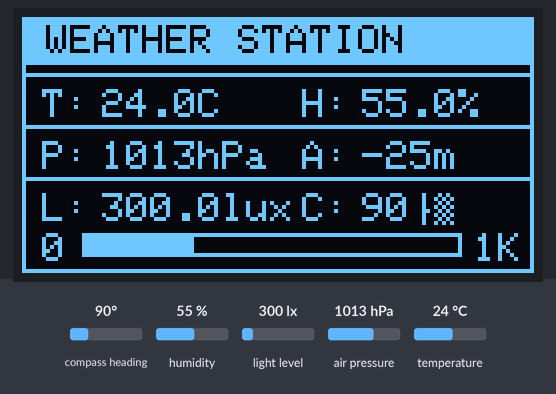
The program below on a simulated ESP32-S3. Parts: 128×64 one-colour display. The inputs (shaded band) are chosen by the test bench; at power-on: compass heading 90°, humidity 55 %, light level 300 lx, air pressure 1013 hPa, temperature 24 °C. WiFi joins after 1.5 s; servers stay silent unless stated; no MQTT or app messages arrive unless stated; what the program prints to the serial monitor is not drawn.

Above: at 1.2 s.
1.3 s: compass heading set to 7°
At 2.6 s:
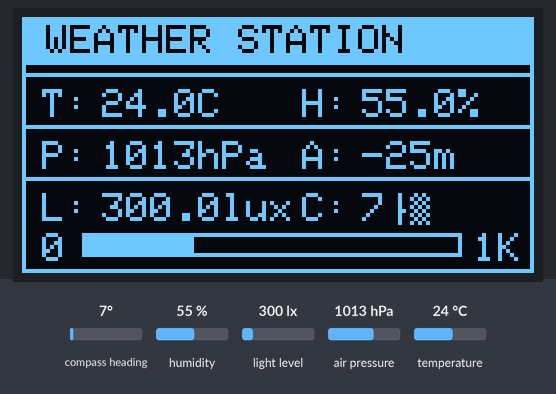
3.0 s: humidity set to 22 %
At 4.1 s:
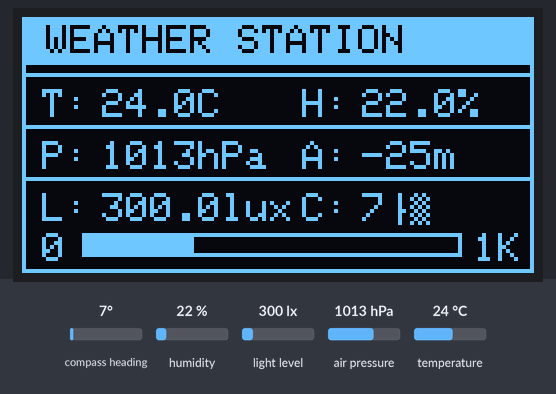
4.5 s: light level set to 40 lx
At 5.4 s:
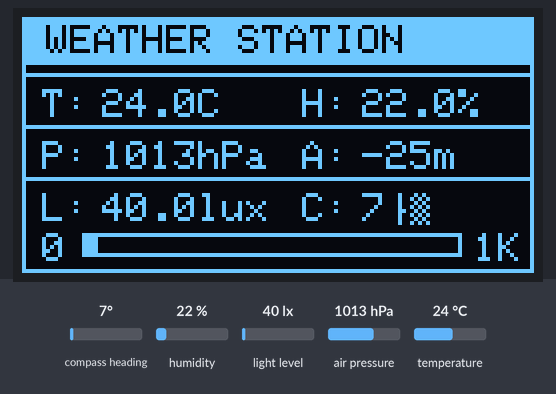
6.0 s: air pressure set to 952 hPa
At 6.7 s:
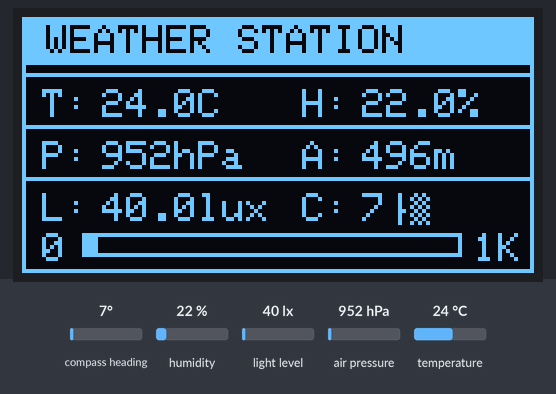
7.5 s: temperature set to 12 °C
At 8.0 s:
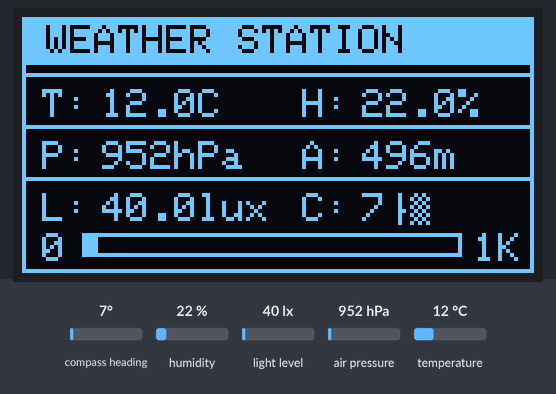
Timing chart, 0 to 10.0 s (numbered marks = the images above; inputs shaded):
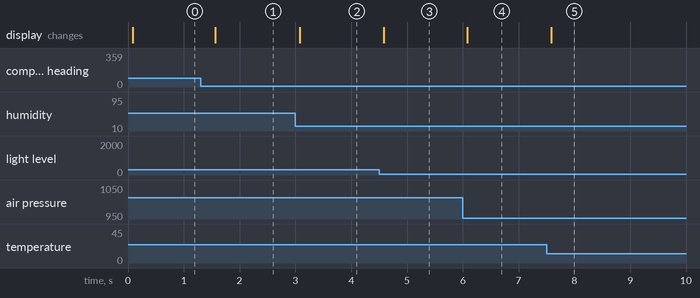

Measured:
- after the input at 1.3 s, the display: changes after 0.26 s (image 1)
- after the input at 3.0 s, the display: changes after 0.08 s (image 2)
- after the input at 4.5 s, the display: changes after 0.08 s (image 3)
- after the input at 6.0 s, the display: changes after 0.08 s (image 4)
- after the input at 7.5 s, the display: changes after 0.09 s (image 5)

The program:

main.cpp
```cpp
/**
 * Weather Station for ESP32-S3 with MQTT
 *
 * Hardware components:
 * - ESP32-S3 board
 * - BME280 temperature/humidity/pressure sensor
 * - BH1750 light sensor
 * - QMC5883L magnetometer
 * - SSD1306 OLED display (128x64)
 */

#include <Arduino.h>
#include <Wire.h>
#include <WiFi.h>
#include <Adafruit_BME280.h>
#include <Adafruit_SSD1306.h>
#include <BH1750.h>
#include <QMC5883LCompass.h>
#include <AsyncMqttClient.h>

// Function declarations
void readSensors();
void updateDisplay();
void printSensorValues();
void connectToWifi();
void connectToMqtt();
void WiFiEvent(WiFiEvent_t event);
void onMqttConnect(bool sessionPresent);
void onMqttDisconnect(AsyncMqttClientDisconnectReason reason);
void onMqttPublish(uint16_t packetId);

// WiFi credentials
constexpr const char *WIFI_SSID = "Galaxy Note10+ 5G";
constexpr const char *WIFI_PASSWORD = "00000000";

// MQTT Broker
constexpr const char *MQTT_HOST = "raspberrypi.local";
constexpr uint16_t MQTT_PORT = 1883;
constexpr const char *MQTT_USERNAME = "";
constexpr const char *MQTT_PASSWORD = "";

// MQTT Topics
constexpr const char *MQTT_PUB_TEMP = "esp/bme280/temperature";
constexpr const char *MQTT_PUB_HUM = "esp/bme280/humidity";
constexpr const char *MQTT_PUB_PRES = "esp/bme280/pressure";
constexpr const char *MQTT_PUB_ALT = "esp/bme280/altitude";
constexpr const char *MQTT_PUB_LIG = "esp/bh1750/light";
constexpr const char *MQTT_PUB_MAG_X = "esp/qmc5883l/x";
constexpr const char *MQTT_PUB_MAG_Y = "esp/qmc5883l/y";
constexpr const char *MQTT_PUB_MAG_Z = "esp/qmc5883l/z";
constexpr const char *MQTT_PUB_HEADING = "esp/qmc5883l/heading";

// Pin definitions
constexpr uint8_t I2C_SDA = 17;
constexpr uint8_t I2C_SCL = 16;

// Constants
constexpr uint8_t SCREEN_WIDTH = 128;
constexpr uint8_t SCREEN_HEIGHT = 64;
constexpr unsigned long SENSOR_UPDATE_INTERVAL = 500; // Match MQTT publish rate
constexpr float SEA_LEVEL_PRESSURE_HPA = 1010.0f;     // Sylhet sea level pressure in hPa

// Global objects
Adafruit_BME280 bme;
Adafruit_SSD1306 display(SCREEN_WIDTH, SCREEN_HEIGHT, &Wire, -1);
BH1750 lightSensor;
QMC5883LCompass compass; // Changed to QMC5883L compass object
AsyncMqttClient mqttClient;

// Timer handlers for reconnection
TimerHandle_t mqttReconnectTimer;
TimerHandle_t wifiReconnectTimer;

// Timing variables
unsigned long lastSensorUpdate = 0;

// Sensor readings
float temperature, humidity, pressure, altitude, lightLevel;
// Magnetometer readings
int magX, magY, magZ; // QMC5883L library uses int values
float heading;

void setup()
{
  // Initialize serial communication
  Serial.begin(115200);
  Serial.println("\nWeather Station Starting...");

  // Create timers for reconnection
  mqttReconnectTimer = xTimerCreate("mqttTimer", pdMS_TO_TICKS(SENSOR_UPDATE_INTERVAL), pdFALSE, (void *)0, reinterpret_cast<TimerCallbackFunction_t>(connectToMqtt));
  wifiReconnectTimer = xTimerCreate("wifiTimer", pdMS_TO_TICKS(SENSOR_UPDATE_INTERVAL), pdFALSE, (void *)0, reinterpret_cast<TimerCallbackFunction_t>(connectToWifi));

  // Set WiFi event handler
  WiFi.onEvent(WiFiEvent);

  // Configure MQTT client
  mqttClient.onConnect(onMqttConnect);
  mqttClient.onDisconnect(onMqttDisconnect);
  mqttClient.onPublish(onMqttPublish);
  mqttClient.setServer(MQTT_HOST, MQTT_PORT);
  mqttClient.setCredentials(MQTT_USERNAME, MQTT_PASSWORD);

  // Initialize I2C
  Wire.begin(I2C_SDA, I2C_SCL);

  // Initialize BME280 sensor
  if (!bme.begin(0x76))
  {
    Serial.println("Could not find BME280 sensor!");
    while (1)
      delay(10);
  }

  // Initialize light sensor
  if (!lightSensor.begin())
  {
    Serial.println("Could not find BH1750 light sensor!");
    while (1)
      delay(10);
  }

  // Initialize QMC5883L magnetometer
  compass.init();
  // Optional settings for QMC5883L
  compass.setCalibration(-1361, 1307, -1430, 1383, -1117, 1301);
  compass.setSmoothing(10, true); // Set smoothing to 10 readings with weighted smooth

  // Initialize OLED display
  if (!display.begin(SSD1306_SWITCHCAPVCC, 0x3C))
  {
    Serial.println("SSD1306 allocation failed");
    while (1)
      delay(10);
  }
  display.clearDisplay();
  display.display();

  // Set BME280 sea level pressure for altitude calculation
  bme.setSampling(Adafruit_BME280::MODE_NORMAL,
                  Adafruit_BME280::SAMPLING_X16, // temperature
                  Adafruit_BME280::SAMPLING_X16, // pressure
                  Adafruit_BME280::SAMPLING_X16, // humidity
                  Adafruit_BME280::FILTER_X16,
                  Adafruit_BME280::STANDBY_MS_500);

  // Initial sensor readings
  readSensors();
  updateDisplay();

  // Connect to WiFi
  connectToWifi();

  Serial.println("Setup complete!");
}

void loop()
{
  unsigned long currentTime = millis();

  // Update sensor readings, display, and publish MQTT data
  if (currentTime - lastSensorUpdate >= SENSOR_UPDATE_INTERVAL)
  {
    readSensors();
    printSensorValues();
    updateDisplay();

    // Publish sensor data to MQTT if connected
    if (mqttClient.connected())
    {
      // Publish temperature
      uint16_t packetIdPub1 = mqttClient.publish(MQTT_PUB_TEMP, 1, true, String(temperature).c_str());
      Serial.printf("Publishing on topic %s at QoS 1, packetId %i: ", MQTT_PUB_TEMP, packetIdPub1);
      Serial.printf("Message: %.2f \n", temperature);

      // Publish humidity
      uint16_t packetIdPub2 = mqttClient.publish(MQTT_PUB_HUM, 1, true, String(humidity).c_str());
      Serial.printf("Publishing on topic %s at QoS 1, packetId %i: ", MQTT_PUB_HUM, packetIdPub2);
      Serial.printf("Message: %.2f \n", humidity);

      // Publish pressure
      uint16_t packetIdPub3 = mqttClient.publish(MQTT_PUB_PRES, 1, true, String(pressure).c_str());
      Serial.printf("Publishing on topic %s at QoS 1, packetId %i: ", MQTT_PUB_PRES, packetIdPub3);
      Serial.printf("Message: %.2f \n", pressure);

      // Publish light level
      uint16_t packetIdPub4 = mqttClient.publish(MQTT_PUB_LIG, 1, true, String(lightLevel).c_str());
      Serial.printf("Publishing on topic %s at QoS 1, packetId %i: ", MQTT_PUB_LIG, packetIdPub4);
      Serial.printf("Message: %.2f \n", lightLevel);

      // Publish altitude
      uint16_t packetIdPub5 = mqttClient.publish(MQTT_PUB_ALT, 1, true, String(altitude).c_str());
      Serial.printf("Publishing on topic %s at QoS 1, packetId %i: ", MQTT_PUB_ALT, packetIdPub5);
      Serial.printf("Message: %.2f \n", altitude);

      // Publish magnetometer data
      uint16_t packetIdPub6 = mqttClient.publish(MQTT_PUB_MAG_X, 1, true, String(magX).c_str());
      Serial.printf("Publishing on topic %s at QoS 1, packetId %i: ", MQTT_PUB_MAG_X, packetIdPub6);
      Serial.printf("Message: %d \n", magX);

      uint16_t packetIdPub7 = mqttClient.publish(MQTT_PUB_MAG_Y, 1, true, String(magY).c_str());
      Serial.printf("Publishing on topic %s at QoS 1, packetId %i: ", MQTT_PUB_MAG_Y, packetIdPub7);
      Serial.printf("Message: %d \n", magY);

      uint16_t packetIdPub8 = mqttClient.publish(MQTT_PUB_MAG_Z, 1, true, String(magZ).c_str());
      Serial.printf("Publishing on topic %s at QoS 1, packetId %i: ", MQTT_PUB_MAG_Z, packetIdPub8);
      Serial.printf("Message: %d \n", magZ);

      uint16_t packetIdPub9 = mqttClient.publish(MQTT_PUB_HEADING, 1, true, String(heading).c_str());
      Serial.printf("Publishing on topic %s at QoS 1, packetId %i: ", MQTT_PUB_HEADING, packetIdPub9);
      Serial.printf("Message: %.2f \n", heading);
    }
    else
    {
      Serial.println("MQTT not connected. Skipping publishing.");
    }

    // Update the last sensor update time
    lastSensorUpdate = currentTime;
  }

  // Small delay to prevent tight loop
  delay(10);
}

// WiFi event handler
void WiFiEvent(WiFiEvent_t event)
{
  Serial.printf("[WiFi-event] event: %d\n", event);
  switch (event)
  {
  case ARDUINO_EVENT_WIFI_STA_GOT_IP:
    Serial.println("WiFi connected");
    Serial.println("IP address: ");
    Serial.println(WiFi.localIP());
    connectToMqtt();
    break;
  case ARDUINO_EVENT_WIFI_STA_DISCONNECTED:
    Serial.println("WiFi lost connection");
    xTimerStop(mqttReconnectTimer, 0); // ensure we don't reconnect to MQTT while reconnecting to Wi-Fi
    xTimerStart(wifiReconnectTimer, 0);
    break;
  }
}

void connectToWifi()
{
  Serial.println("Connecting to Wi-Fi...");
  WiFi.begin(WIFI_SSID, WIFI_PASSWORD);
}

void connectToMqtt()
{
  Serial.println("Connecting to MQTT...");
  mqttClient.connect();
}

void onMqttConnect(bool sessionPresent)
{
  Serial.println("Connected to MQTT.");
  Serial.print("Session present: ");
  Serial.println(sessionPresent);
}

void onMqttDisconnect(AsyncMqttClientDisconnectReason reason)
{
  Serial.println("Disconnected from MQTT.");
  if (WiFi.isConnected())
  {
    xTimerStart(mqttReconnectTimer, 0);
  }
}

void onMqttPublish(uint16_t packetId)
{
  Serial.print("Publish acknowledged.");
  Serial.print("  packetId: ");
  Serial.println(packetId);
}

void readSensors()
{
  try
  {
    // Read values from BME280
    temperature = bme.readTemperature();
    humidity = bme.readHumidity();
    pressure = bme.readPressure() / 100.0F;              // Convert Pa to hPa
    altitude = bme.readAltitude(SEA_LEVEL_PRESSURE_HPA); // Use a known sea level pressure for altitude calculation

    // Read light level from BH1750
    lightLevel = lightSensor.readLightLevel();

    // Read magnetometer values from QMC5883L
    compass.read(); // Read the compass values

    // Get raw magnetometer values
    magX = compass.getX();
    magY = compass.getY();
    magZ = compass.getZ();

    // Get heading in degrees (0-360)
    heading = compass.getAzimuth();

    // Optional: Get cardinal direction as text
    // const char* direction = compass.getDirection();
  }
  catch (...)
  {
    Serial.println("Error reading sensors");
  }
}

void printSensorValues()
{
  Serial.println("\nCurrent sensor readings:");
  Serial.print("Temperature: ");
  Serial.print(temperature, 1);
  Serial.println(" C");
  Serial.print("Humidity: ");
  Serial.print(humidity, 1);
  Serial.println(" %");
  Serial.print("Pressure: ");
  Serial.print(pressure, 1);
  Serial.println(" hPa");
  Serial.print("Altitude: ");
  Serial.print(altitude, 2);
  Serial.println(" meters");
  Serial.print("Light Level: ");
  Serial.print(lightLevel, 1);
  Serial.println(" lux");

  // Print magnetometer values
  Serial.print("Magnetometer X: ");
  Serial.println(magX);
  Serial.print("Magnetometer Y: ");
  Serial.println(magY);
  Serial.print("Magnetometer Z: ");
  Serial.println(magZ);
  Serial.print("Heading: ");
  Serial.print(heading);
  Serial.println(" degrees");
}

void updateDisplay()
{
  try
  {
    // Clear the display
    display.clearDisplay();

    // Draw header with border
    display.fillRect(0, 0, 128, 12, SSD1306_WHITE);
    display.setTextColor(SSD1306_BLACK, SSD1306_WHITE);
    display.setCursor(6, 2);
    display.print("WEATHER STATION");

    // Switch to white text on black background
    display.setTextColor(SSD1306_WHITE);

    // Draw separator lines
    display.drawFastHLine(0, 14, 128, SSD1306_WHITE);
    display.drawFastHLine(0, 27, 128, SSD1306_WHITE); // Separator between first and second row
    display.drawFastHLine(0, 40, 128, SSD1306_WHITE); // Separator between second and third row
    display.drawRect(0, 0, 128, 64, SSD1306_WHITE);   // Border around the display

    // Row 1: Temperature and Humidity
    display.setCursor(5, 18);
    display.print("T:");
    display.setCursor(70, 18);
    display.print("H:");

    // Row 2: Pressure and Altitude
    display.setCursor(5, 31);
    display.print("P:");
    display.setCursor(70, 31);
    display.print("A:");

    // Row 3: Light level and compass direction
    display.setCursor(5, 44);
    display.print("L:");

    display.setCursor(70, 44);
    display.print("C:");

    // Format the text for display
    // Temperature and humidity
    display.setCursor(20, 18);
    display.print(temperature, 1);
    display.print("C");

    display.setCursor(85, 18);
    display.print(humidity, 1);
    display.print("%");

    // Pressure and altitude
    display.setCursor(20, 31);
    display.print(int(pressure));
    display.print("hPa");

    display.setCursor(85, 31);
    display.print(int(altitude));
    display.print("m");

    // Light level
    display.setCursor(20, 44);
    display.print(lightLevel, 1);
    display.print("lux");

    // Compass heading
    display.setCursor(85, 44);
    display.print(int(heading));
    display.print("°");

    // Draw scale markers
    display.setCursor(5, 54);
    display.print("0");
    display.setCursor(113, 54);
    display.print("1K");

    // Draw empty bar outline
    display.drawRect(15, 54, 95, 6, SSD1306_WHITE);

    // Fill bar based on light level (max 1000 lux for full bar)
    int barWidth = min(int((lightLevel / 1000) * 93), 93); // Ensure it fits inside outline
    if (barWidth > 0)
    { // Only draw if there's something to show
      display.fillRect(16, 55, barWidth, 4, SSD1306_WHITE);
    }

    // Show the display
    display.display();
  }
  catch (...)
  {
    Serial.println("Error updating display");
  }
}
```
